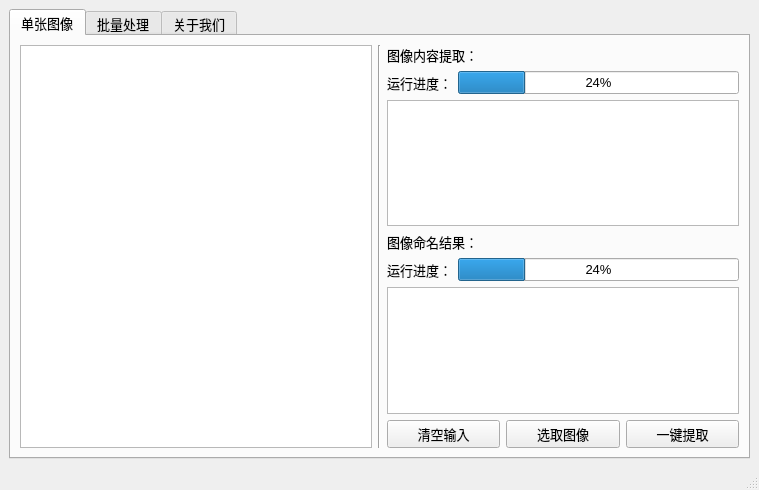
<?xml version="1.0" encoding="UTF-8"?>
<ui version="4.0">
 <class>MainWindow</class>
 <widget class="QMainWindow" name="MainWindow">
  <property name="geometry">
   <rect>
    <x>0</x>
    <y>0</y>
    <width>759</width>
    <height>490</height>
   </rect>
  </property>
  <property name="windowTitle">
   <string>MainWindow</string>
  </property>
  <widget class="QWidget" name="centralwidget">
   <layout class="QHBoxLayout" name="horizontalLayout">
    <item>
     <widget class="QTabWidget" name="tabWidget">
      <property name="font">
       <font>
        <pointsize>10</pointsize>
       </font>
      </property>
      <property name="currentIndex">
       <number>0</number>
      </property>
      <widget class="QWidget" name="tab">
       <attribute name="title">
        <string>单张图像</string>
       </attribute>
       <layout class="QGridLayout" name="gridLayout">
        <item row="0" column="0" rowspan="5">
         <widget class="QTextBrowser" name="textBrowser"/>
        </item>
        <item row="0" column="1" rowspan="5">
         <widget class="Line" name="line">
          <property name="font">
           <font>
            <pointsize>10</pointsize>
           </font>
          </property>
          <property name="orientation">
           <enum>Qt::Vertical</enum>
          </property>
         </widget>
        </item>
        <item row="0" column="2">
         <layout class="QVBoxLayout" name="verticalLayout">
          <item>
           <widget class="QLabel" name="label_8">
            <property name="font">
             <font>
              <pointsize>10</pointsize>
             </font>
            </property>
            <property name="text">
             <string>图像内容提取：</string>
            </property>
           </widget>
          </item>
          <item>
           <layout class="QHBoxLayout" name="horizontalLayout_3">
            <item>
             <widget class="QLabel" name="label_9">
              <property name="font">
               <font>
                <pointsize>10</pointsize>
               </font>
              </property>
              <property name="text">
               <string>运行进度：</string>
              </property>
             </widget>
            </item>
            <item>
             <widget class="QProgressBar" name="progressBar_5">
              <property name="font">
               <font>
                <pointsize>10</pointsize>
               </font>
              </property>
              <property name="value">
               <number>24</number>
              </property>
             </widget>
            </item>
           </layout>
          </item>
         </layout>
        </item>
        <item row="1" column="2">
         <widget class="QTextBrowser" name="textBrowser_4">
          <property name="minimumSize">
           <size>
            <width>100</width>
            <height>0</height>
           </size>
          </property>
          <property name="font">
           <font>
            <pointsize>10</pointsize>
           </font>
          </property>
         </widget>
        </item>
        <item row="2" column="2">
         <layout class="QVBoxLayout" name="verticalLayout_2">
          <item>
           <widget class="QLabel" name="label_6">
            <property name="font">
             <font>
              <pointsize>10</pointsize>
             </font>
            </property>
            <property name="text">
             <string>图像命名结果：</string>
            </property>
           </widget>
          </item>
          <item>
           <layout class="QHBoxLayout" name="horizontalLayout_4">
            <item>
             <widget class="QLabel" name="label_7">
              <property name="font">
               <font>
                <pointsize>10</pointsize>
               </font>
              </property>
              <property name="text">
               <string>运行进度：</string>
              </property>
             </widget>
            </item>
            <item>
             <widget class="QProgressBar" name="progressBar_2">
              <property name="font">
               <font>
                <pointsize>10</pointsize>
               </font>
              </property>
              <property name="value">
               <number>24</number>
              </property>
             </widget>
            </item>
           </layout>
          </item>
         </layout>
        </item>
        <item row="3" column="2">
         <widget class="QTextBrowser" name="textBrowser_2">
          <property name="minimumSize">
           <size>
            <width>100</width>
            <height>0</height>
           </size>
          </property>
          <property name="font">
           <font>
            <pointsize>10</pointsize>
           </font>
          </property>
         </widget>
        </item>
        <item row="4" column="2">
         <layout class="QHBoxLayout" name="horizontalLayout_5">
          <item>
           <widget class="QPushButton" name="pushButton_6">
            <property name="maximumSize">
             <size>
              <width>16777215</width>
              <height>16777215</height>
             </size>
            </property>
            <property name="font">
             <font>
              <pointsize>10</pointsize>
             </font>
            </property>
            <property name="text">
             <string>清空输入</string>
            </property>
            <property name="iconSize">
             <size>
              <width>50</width>
              <height>50</height>
             </size>
            </property>
           </widget>
          </item>
          <item>
           <widget class="QPushButton" name="pushButton">
            <property name="maximumSize">
             <size>
              <width>16777215</width>
              <height>16777215</height>
             </size>
            </property>
            <property name="font">
             <font>
              <pointsize>10</pointsize>
             </font>
            </property>
            <property name="text">
             <string>选取图像</string>
            </property>
            <property name="iconSize">
             <size>
              <width>50</width>
              <height>50</height>
             </size>
            </property>
           </widget>
          </item>
          <item>
           <widget class="QPushButton" name="pushButton_2">
            <property name="maximumSize">
             <size>
              <width>16777215</width>
              <height>16777215</height>
             </size>
            </property>
            <property name="font">
             <font>
              <pointsize>10</pointsize>
             </font>
            </property>
            <property name="text">
             <string>一键提取</string>
            </property>
            <property name="iconSize">
             <size>
              <width>50</width>
              <height>50</height>
             </size>
            </property>
           </widget>
          </item>
         </layout>
        </item>
       </layout>
      </widget>
      <widget class="QWidget" name="tab_2">
       <attribute name="title">
        <string>批量处理</string>
       </attribute>
       <layout class="QGridLayout" name="gridLayout_4">
        <item row="0" column="0">
         <spacer name="verticalSpacer_3">
          <property name="orientation">
           <enum>Qt::Vertical</enum>
          </property>
          <property name="sizeHint" stdset="0">
           <size>
            <width>20</width>
            <height>40</height>
           </size>
          </property>
         </spacer>
        </item>
        <item row="0" column="1">
         <spacer name="verticalSpacer_4">
          <property name="orientation">
           <enum>Qt::Vertical</enum>
          </property>
          <property name="sizeHint" stdset="0">
           <size>
            <width>20</width>
            <height>40</height>
           </size>
          </property>
         </spacer>
        </item>
        <item row="1" column="0">
         <widget class="QSplitter" name="splitter_3">
          <property name="orientation">
           <enum>Qt::Vertical</enum>
          </property>
          <widget class="QLabel" name="label_14">
           <property name="text">
            <string>内容提取处理进度：</string>
           </property>
          </widget>
          <widget class="QProgressBar" name="progressBar_6">
           <property name="maximumSize">
            <size>
             <width>16777215</width>
             <height>40</height>
            </size>
           </property>
           <property name="value">
            <number>24</number>
           </property>
          </widget>
          <widget class="QLabel" name="label_15">
           <property name="text">
            <string>结果预览：</string>
           </property>
          </widget>
         </widget>
        </item>
        <item row="1" column="1">
         <widget class="QSplitter" name="splitter_4">
          <property name="orientation">
           <enum>Qt::Vertical</enum>
          </property>
          <widget class="QLabel" name="label_11">
           <property name="text">
            <string>图像命名处理进度：</string>
           </property>
          </widget>
          <widget class="QProgressBar" name="progressBar_4">
           <property name="maximumSize">
            <size>
             <width>16777215</width>
             <height>40</height>
            </size>
           </property>
           <property name="value">
            <number>24</number>
           </property>
          </widget>
          <widget class="QLabel" name="label_13">
           <property name="text">
            <string>结果预览：</string>
           </property>
          </widget>
         </widget>
        </item>
        <item row="1" column="2" rowspan="2">
         <widget class="Line" name="line_3">
          <property name="orientation">
           <enum>Qt::Vertical</enum>
          </property>
         </widget>
        </item>
        <item row="2" column="0">
         <widget class="QTextBrowser" name="textBrowser_3">
          <property name="minimumSize">
           <size>
            <width>0</width>
            <height>300</height>
           </size>
          </property>
         </widget>
        </item>
        <item row="2" column="1">
         <widget class="QTextBrowser" name="textBrowser_6">
          <property name="minimumSize">
           <size>
            <width>0</width>
            <height>300</height>
           </size>
          </property>
         </widget>
        </item>
        <item row="2" column="3">
         <widget class="QSplitter" name="splitter">
          <property name="orientation">
           <enum>Qt::Vertical</enum>
          </property>
          <widget class="QPushButton" name="pushButton_7">
           <property name="minimumSize">
            <size>
             <width>80</width>
             <height>60</height>
            </size>
           </property>
           <property name="maximumSize">
            <size>
             <width>16777215</width>
             <height>16777215</height>
            </size>
           </property>
           <property name="font">
            <font>
             <pointsize>10</pointsize>
            </font>
           </property>
           <property name="text">
            <string>清空输入</string>
           </property>
           <property name="iconSize">
            <size>
             <width>50</width>
             <height>50</height>
            </size>
           </property>
          </widget>
          <widget class="QPushButton" name="pushButton_3">
           <property name="minimumSize">
            <size>
             <width>80</width>
             <height>60</height>
            </size>
           </property>
           <property name="maximumSize">
            <size>
             <width>16777215</width>
             <height>16777215</height>
            </size>
           </property>
           <property name="font">
            <font>
             <pointsize>10</pointsize>
            </font>
           </property>
           <property name="text">
            <string>选取文件</string>
           </property>
           <property name="iconSize">
            <size>
             <width>50</width>
             <height>50</height>
            </size>
           </property>
          </widget>
          <widget class="QPushButton" name="pushButton_4">
           <property name="minimumSize">
            <size>
             <width>80</width>
             <height>60</height>
            </size>
           </property>
           <property name="maximumSize">
            <size>
             <width>16777215</width>
             <height>16777215</height>
            </size>
           </property>
           <property name="font">
            <font>
             <pointsize>10</pointsize>
            </font>
           </property>
           <property name="text">
            <string>一键提取</string>
           </property>
           <property name="iconSize">
            <size>
             <width>50</width>
             <height>50</height>
            </size>
           </property>
          </widget>
          <widget class="QPushButton" name="pushButton_5">
           <property name="minimumSize">
            <size>
             <width>80</width>
             <height>60</height>
            </size>
           </property>
           <property name="maximumSize">
            <size>
             <width>16777215</width>
             <height>16777215</height>
            </size>
           </property>
           <property name="font">
            <font>
             <pointsize>10</pointsize>
            </font>
           </property>
           <property name="text">
            <string>导出数据</string>
           </property>
           <property name="iconSize">
            <size>
             <width>50</width>
             <height>50</height>
            </size>
           </property>
          </widget>
         </widget>
        </item>
        <item row="3" column="0">
         <spacer name="verticalSpacer_5">
          <property name="orientation">
           <enum>Qt::Vertical</enum>
          </property>
          <property name="sizeHint" stdset="0">
           <size>
            <width>20</width>
            <height>40</height>
           </size>
          </property>
         </spacer>
        </item>
        <item row="3" column="1">
         <spacer name="verticalSpacer_6">
          <property name="orientation">
           <enum>Qt::Vertical</enum>
          </property>
          <property name="sizeHint" stdset="0">
           <size>
            <width>20</width>
            <height>40</height>
           </size>
          </property>
         </spacer>
        </item>
       </layout>
      </widget>
      <widget class="QWidget" name="widget">
       <attribute name="title">
        <string>关于我们</string>
       </attribute>
       <layout class="QHBoxLayout" name="horizontalLayout_2">
        <item>
         <layout class="QGridLayout" name="gridLayout_5">
          <item row="0" column="0">
           <widget class="QLabel" name="label_2">
            <property name="font">
             <font>
              <pointsize>12</pointsize>
              <weight>75</weight>
              <bold>true</bold>
             </font>
            </property>
            <property name="layoutDirection">
             <enum>Qt::LeftToRight</enum>
            </property>
            <property name="text">
             <string/>
            </property>
           </widget>
          </item>
          <item row="1" column="0">
           <widget class="QTextBrowser" name="textBrowser_5">
            <property name="minimumSize">
             <size>
              <width>700</width>
              <height>240</height>
             </size>
            </property>
            <property name="html">
             <string>&lt;!DOCTYPE HTML PUBLIC &quot;-//W3C//DTD HTML 4.0//EN&quot; &quot;http://www.w3.org/TR/REC-html40/strict.dtd&quot;&gt;
&lt;html&gt;&lt;head&gt;&lt;meta name=&quot;qrichtext&quot; content=&quot;1&quot; /&gt;&lt;style type=&quot;text/css&quot;&gt;
p, li { white-space: pre-wrap; }
&lt;/style&gt;&lt;/head&gt;&lt;body style=&quot; font-family:'SimSun'; font-size:10pt; font-weight:400; font-style:normal;&quot;&gt;
&lt;p align=&quot;center&quot; style=&quot; margin-top:0px; margin-bottom:0px; margin-left:0px; margin-right:0px; -qt-block-indent:0; text-indent:0px;&quot;&gt;&lt;span style=&quot; font-size:12pt; font-weight:600;&quot;&gt;软件说明&lt;/span&gt;&lt;/p&gt;
&lt;p align=&quot;center&quot; style=&quot;-qt-paragraph-type:empty; margin-top:0px; margin-bottom:0px; margin-left:0px; margin-right:0px; -qt-block-indent:0; text-indent:0px; font-size:12pt; font-weight:600;&quot;&gt;&lt;br /&gt;&lt;/p&gt;
&lt;p style=&quot; margin-top:0px; margin-bottom:0px; margin-left:0px; margin-right:0px; -qt-block-indent:0; text-indent:0px;&quot;&gt;&lt;span style=&quot; font-size:12pt;&quot;&gt;NamingImageGPT是一款基于ImageCaption和chatgpt的图像命名软件。该软件集成了OFA中文和ChatGPT，并通过PyQt5进行接口封装。它帮助用户以名称或句子的形式总结图像的主要内容。NamingImage GPT可以广泛用于为ImageCaption项目注释文本数据，并为文档工作者提供图像的快速命名方法。总之，它结合了image caption和chatgpt，在多模式GPT模型尚未开源的情况下，提供了一种新的开源多模式理解解决方案。&lt;/span&gt;&lt;/p&gt;
&lt;p style=&quot; margin-top:0px; margin-bottom:0px; margin-left:0px; margin-right:0px; -qt-block-indent:0; text-indent:0px;&quot;&gt;&lt;span style=&quot; font-size:12pt;&quot;&gt;具体使用教程见：https://github.com/YangXuanyi/NamingImage-GPT&lt;/span&gt;&lt;/p&gt;
&lt;p style=&quot;-qt-paragraph-type:empty; margin-top:0px; margin-bottom:0px; margin-left:0px; margin-right:0px; -qt-block-indent:0; text-indent:0px; font-size:12pt;&quot;&gt;&lt;br /&gt;&lt;/p&gt;
&lt;p align=&quot;center&quot; style=&quot; margin-top:0px; margin-bottom:0px; margin-left:0px; margin-right:0px; -qt-block-indent:0; text-indent:0px;&quot;&gt;&lt;span style=&quot; font-size:12pt; font-weight:600;&quot;&gt;声明：本软件只作为学习和交流使用！&lt;/span&gt;&lt;/p&gt;&lt;/body&gt;&lt;/html&gt;</string>
            </property>
           </widget>
          </item>
         </layout>
        </item>
       </layout>
      </widget>
     </widget>
    </item>
   </layout>
  </widget>
  <widget class="QStatusBar" name="statusbar"/>
 </widget>
 <resources/>
 <connections/>
</ui>
